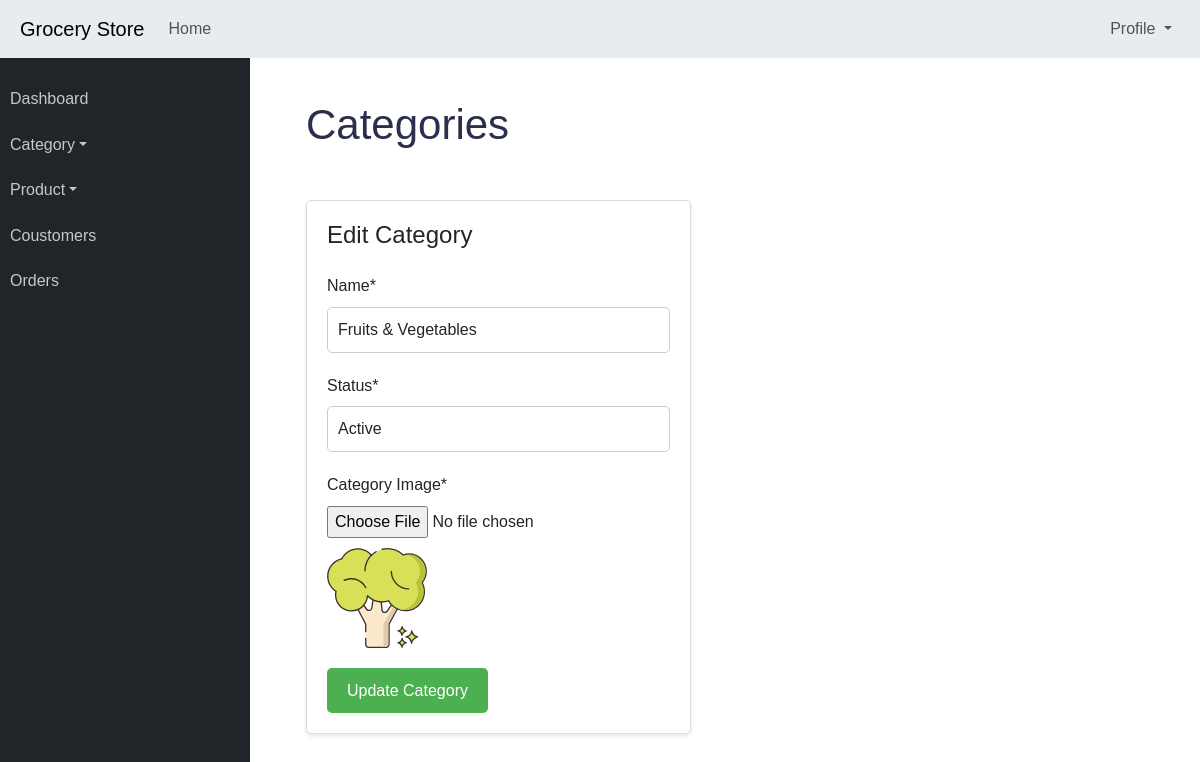
/admin/edit/category/1, run on the app's committed database.
### application/models.py (models this page shows)
class Category(db.Model):
    id = db.Column(db.Integer, primary_key=True, autoincrement=True)
    name = db.Column(db.String(100), nullable=False)
    image = db.Column(db.String(100), nullable=False)
    status = db.Column(db.String(100), nullable=False)

### application/controllers.py (the view, shortened to what this page needs)
@app.route('/admin/edit/category/<int:id>', methods=['GET', 'POST'])
def edit_category(id):
    form = AddCategory()
    category = Category.query.filter_by(id=id).first()
    return render_template('edit_category.html', form=form, category=category)

### application/forms.py
class AddCategory(FlaskForm):
    name = StringField('Name', validators=[DataRequired(), Length(min=2, max=20)])
    status = StringField('Status', validators=[DataRequired(), Length(min=2, max=20)])
    image = FileField('Image', validators=[DataRequired()])

### templates/edit_category.html (shortened to what this page needs)
{% extends "admin_base.html" %}
{% block content %}
<div class="container-fluid">
    <h2 class="mt-30 page-title">Categories</h2>
    <div class="row">
        <div class="col-lg-6 col-md-6">
            <div class="card card-static-2 mb-30">
                <div class="card-title-2">
                    <h4>Edit Category</h4>
                </div>
                <div class="card-body-table">
                    <div class="news-content-right pd-20">
                        <form method="POST" action="/admin/edit/category/{{category.id}}" enctype="multipart/form-data">
                            <div class="form-group">
                                <label class="form-label">Name*</label>
                                <input id="name" type="text" class="form-control" name="name"
                                    placeholder="Category Name" value="{{category.name}}">
                            </div>
                            <div class="form-group">
                                <label class="form-label">Status*</label>
                                <select id="status" name="status" class="form-control">
                                    <option >Active</option>
                                </select>
                            </div>
                            <div class="form-group">
                                <label class="form-label">Category Image*</label>
                                <div class="input-group">
                                    <div class="custom-file">
                                        <input type="file" name="image" id="inputGroupFile04"
                                            aria-describedby="inputGroupFileAddon04" value="{{category.image}}">
                                    </div>
                                </div>
                                {% if category.image %}
                                <div class="add-cate-img">
                                    <img src="{{url_for('static', filename='uploads/category/' + category.image)}}" alt="">
                                </div>
                                {% endif %}
                            </div>
                            <button class="save-btn hover-btn" type="submit">Update Category</button>
                        </form>
                    </div>
                </div>
            </div>
        </div>
    </div>
</div>
{% endblock %}

### static/css/admin-style.css (style rules this page uses)
.input-group { width: 400px; }
body { font-family: Arial, sans-serif; line-height: 1.6; margin: 0; padding: 0; }
.container-fluid { width: 100%; padding-right: 15px; padding-left: 15px; margin-right: auto; margin-left: auto; padding-left: 1.5rem !important; padding-right: 1.5rem !important; }
.mt-30 { margin-top: 30px !important; }
h2 { color: #333; }
.card { border: 1px solid #ddd; border-radius: 5px; box-shadow: 0 2px 4px rgba(0, 0, 0, 0.1); padding: 20px; }
.card-title-2 { margin-bottom: 15px; }
.form-group { margin-bottom: 20px; }
.form-control { width: 100%; padding: 10px; font-size: 16px; border: 1px solid #ccc; border-radius: 5px; }
.custom-file { position: relative; display: inline-block; width: 100%; }
.add-cate-img img { max-width: 100px; max-height: 100px; margin-top: 10px; }
.save-btn { background-color: #4CAF50; color: #fff; border: none; padding: 10px 20px; border-radius: 5px; cursor: pointer; font-size: 16px; }
img { vertical-align: middle; border-style: none; }
.row { margin-top: 50px; }
.page-title { font-size: 42px; color: #2b2f4c; text-align: left; margin-bottom: 36px; }

### data on the page
Category: name "Fruits & Vegetables", image (picture)
